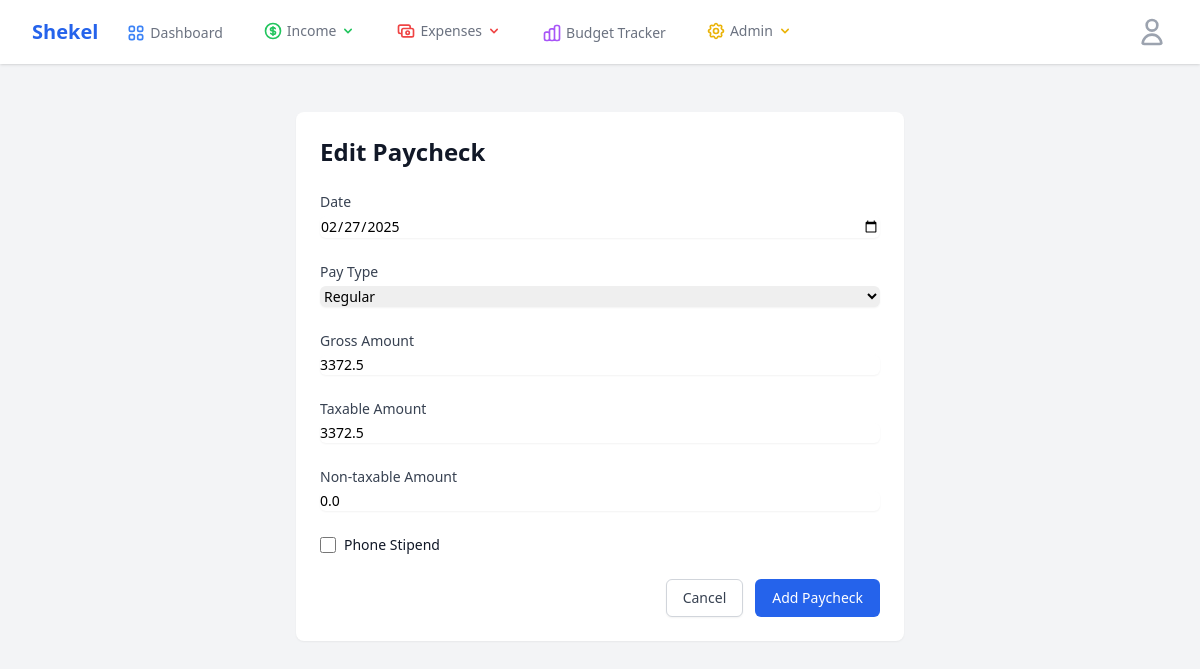
/salary/edit-paycheck/3 (signed in), run on the app's committed database.
### app/models.py (models this page shows, shortened)
class Paycheck(db.Model):
    id = db.Column(db.Integer, primary_key=True)
    date = db.Column(db.Date, nullable=False, index=True)
    pay_type = db.Column(db.String(20), nullable=False)  # Regular, Third
    gross_amount = db.Column(db.Float, nullable=False)
    taxable_amount = db.Column(db.Float, nullable=False)
    non_taxable_amount = db.Column(db.Float, nullable=False)
    net_amount = db.Column(db.Float, nullable=False)
    phone_stipend = db.Column(db.Boolean, default=False)
    user_id = db.Column(db.Integer, db.ForeignKey("user.id"), nullable=False)
    created_at = db.Column(db.DateTime, default=datetime.utcnow)

### app/routes.py (the view)
@main.route("/salary/edit-paycheck/<int:id>", methods=["GET", "POST"])
@login_required
def edit_paycheck(id):
    paycheck = Paycheck.query.filter_by(id=id, user_id=current_user.id).first_or_404()
    form = PaycheckForm()
    if form.validate_on_submit():
        paycheck.date = form.date.data
        paycheck.pay_type = form.pay_type.data
        paycheck.gross_amount = form.gross_amount.data
        paycheck.taxable_amount = form.taxable_amount.data
        paycheck.non_taxable_amount = form.non_taxable_amount.data
        paycheck.phone_stipend = form.phone_stipend.data
        paycheck.net_amount = form.gross_amount.data - (form.taxable_amount.data * 0.25)
        try:
            db.session.commit()
            flash("Paycheck updated successfully!")
            return redirect(url_for("main.manage_paychecks"))
        except Exception as e:
            db.session.rollback()
            flash(f"Error updating paycheck: {str(e)}")
    elif request.method == "GET":
        form.date.data = paycheck.date
        form.pay_type.data = paycheck.pay_type
        form.gross_amount.data = paycheck.gross_amount
        form.taxable_amount.data = paycheck.taxable_amount
        form.non_taxable_amount.data = paycheck.non_taxable_amount
        form.phone_stipend.data = paycheck.phone_stipend
    return render_template(
        "finance/edit_paycheck.html",
        title="Edit Paycheck",
        form=form,
        paycheck=paycheck,
    )

### app/forms.py
class PaycheckForm(FlaskForm):
    date = DateField("Date", validators=[DataRequired()])
    pay_type = SelectField(
        "Pay Type",
        choices=[("Regular", "Regular"), ("Third", "Third")],
        validators=[DataRequired()],
    )
    gross_amount = FloatField(
        "Gross Amount", validators=[DataRequired(), NumberRange(min=0)]
    )
    taxable_amount = FloatField(
        "Taxable Amount", validators=[DataRequired(), NumberRange(min=0)]
    )
    non_taxable_amount = FloatField(
        "Non-taxable Amount", validators=[DataRequired(), NumberRange(min=0)]
    )
    phone_stipend = BooleanField("Phone Stipend")
    submit = SubmitField("Add Paycheck")

### app/models.py (called while the page is built)
@login_manager.user_loader
def load_user(id):
    return User.query.get(int(id))

    def has_permission(self, permission):
        return (
            self.role is not None and (self.role.permissions & permission) == permission
        )

    def can_manage_users(self):
        return self.has_permission(Role.MANAGE_USERS)

### app/templates/finance/edit_paycheck.html (shortened to what this page needs)
{% extends "base.html" %}
{% block content %}
<div class="max-w-2xl mx-auto py-6 sm:px-6 lg:px-8">
    <div class="bg-white shadow-sm rounded-lg">
        <div class="px-4 py-5 sm:p-6">
            <h1 class="text-2xl font-bold text-gray-900 mb-4">Edit Paycheck</h1>
            <form method="POST" class="space-y-6">
                <div>
                    <label for="date" class="block text-sm font-medium text-gray-700">Date</label>
                    <div class="mt-1">
                        {{ form.date(class="shadow-sm focus:ring-blue-500 focus:border-blue-500 block w-full sm:text-sm
                        border-gray-300 rounded-md", type="date") }}
                    </div>
                </div>
                <div>
                    <label for="pay_type" class="block text-sm font-medium text-gray-700">Pay Type</label>
                    <div class="mt-1">
                        {{ form.pay_type(class="shadow-sm focus:ring-blue-500 focus:border-blue-500 block w-full
                        sm:text-sm border-gray-300 rounded-md") }}
                    </div>
                </div>
                <div>
                    <label for="gross_amount" class="block text-sm font-medium text-gray-700">Gross Amount</label>
                    <div class="mt-1">
                        {{ form.gross_amount(class="shadow-sm focus:ring-blue-500 focus:border-blue-500 block w-full
                        sm:text-sm border-gray-300 rounded-md") }}
                    </div>
                </div>
                <div>
                    <label for="taxable_amount" class="block text-sm font-medium text-gray-700">Taxable Amount</label>
                    <div class="mt-1">
                        {{ form.taxable_amount(class="shadow-sm focus:ring-blue-500 focus:border-blue-500 block w-full
                        sm:text-sm border-gray-300 rounded-md") }}
                    </div>
                </div>
                <div>
                    <label for="non_taxable_amount" class="block text-sm font-medium text-gray-700">Non-taxable
                        Amount</label>
                    <div class="mt-1">
                        {{ form.non_taxable_amount(class="shadow-sm focus:ring-blue-500 focus:border-blue-500 block
                        w-full sm:text-sm border-gray-300 rounded-md") }}
                    </div>
                </div>
                <div class="flex items-center">
                    {{ form.phone_stipend(class="h-4 w-4 text-blue-600 focus:ring-blue-500 border-gray-300 rounded") }}
                    <label for="phone_stipend" class="ml-2 block text-sm text-gray-900">Phone Stipend</label>
                </div>
                <div class="flex justify-end space-x-3">
                    <a href="{{ url_for('main.manage_paychecks') }}"
                        class="px-4 py-2 border border-gray-300 shadow-sm text-sm font-medium rounded-md text-gray-700 bg-white hover:bg-gray-50">
                        Cancel
                    </a>
                    {{ form.submit(class="px-4 py-2 border border-transparent text-sm font-medium rounded-md text-white
                    bg-blue-600 hover:bg-blue-700") }}
                </div>
            </form>
        </div>
    </div>
</div>
{% endblock %}

### data on the page
Paycheck: date "02/27/2025", pay_type "Regular", gross_amount "3372.5", taxable_amount "3372.5", non_taxable_amount "0.0"
